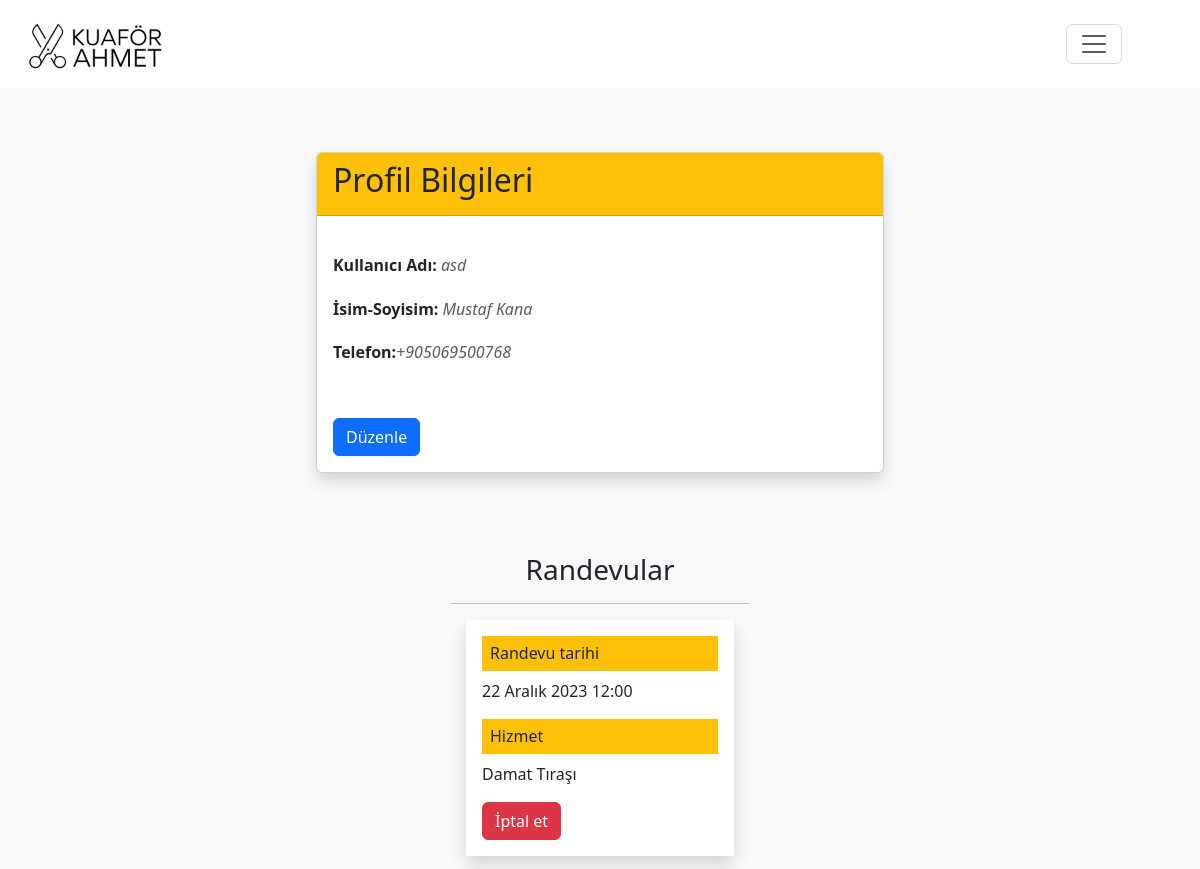
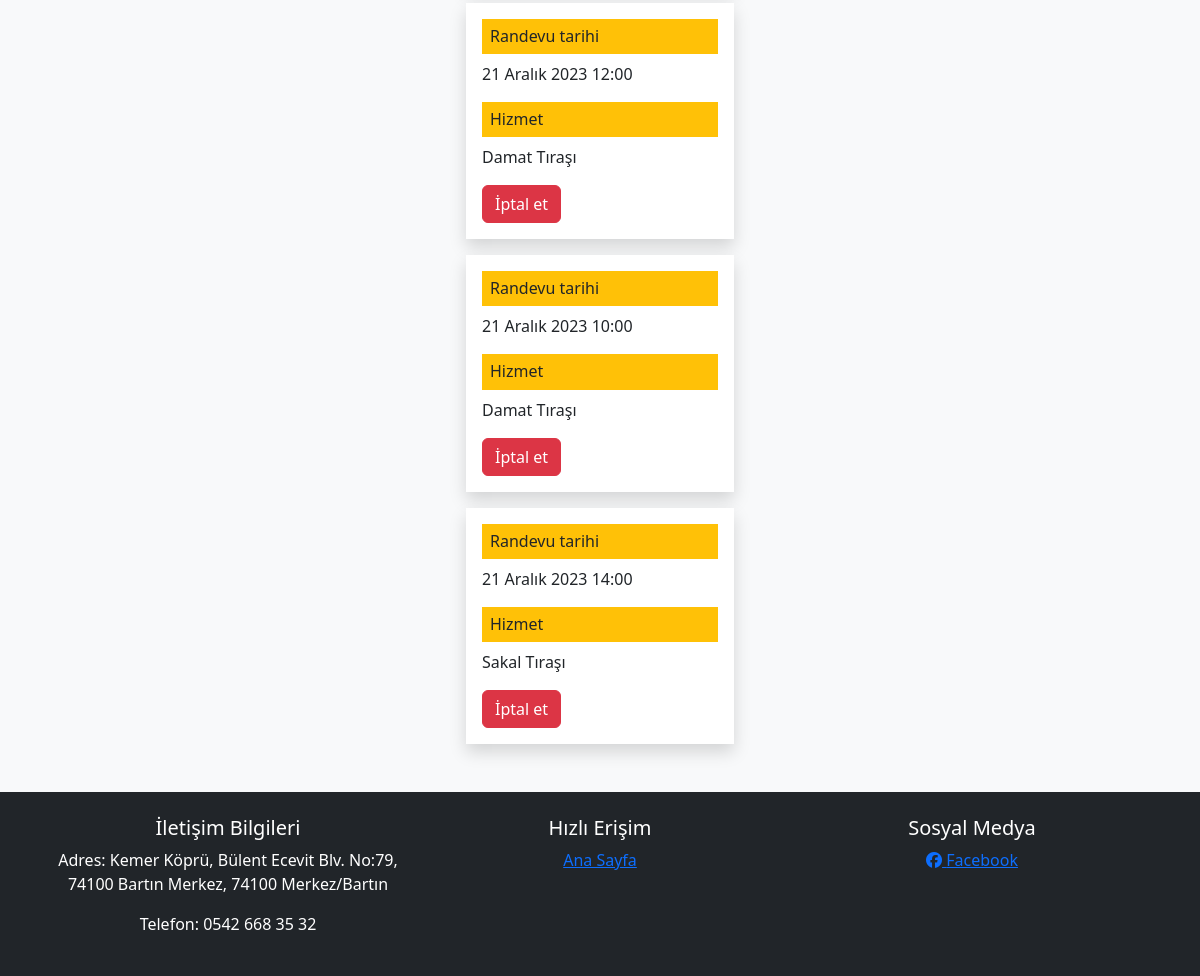
Page /profil/1 (signed in) on the earlier database version (2 pictures, top to bottom).
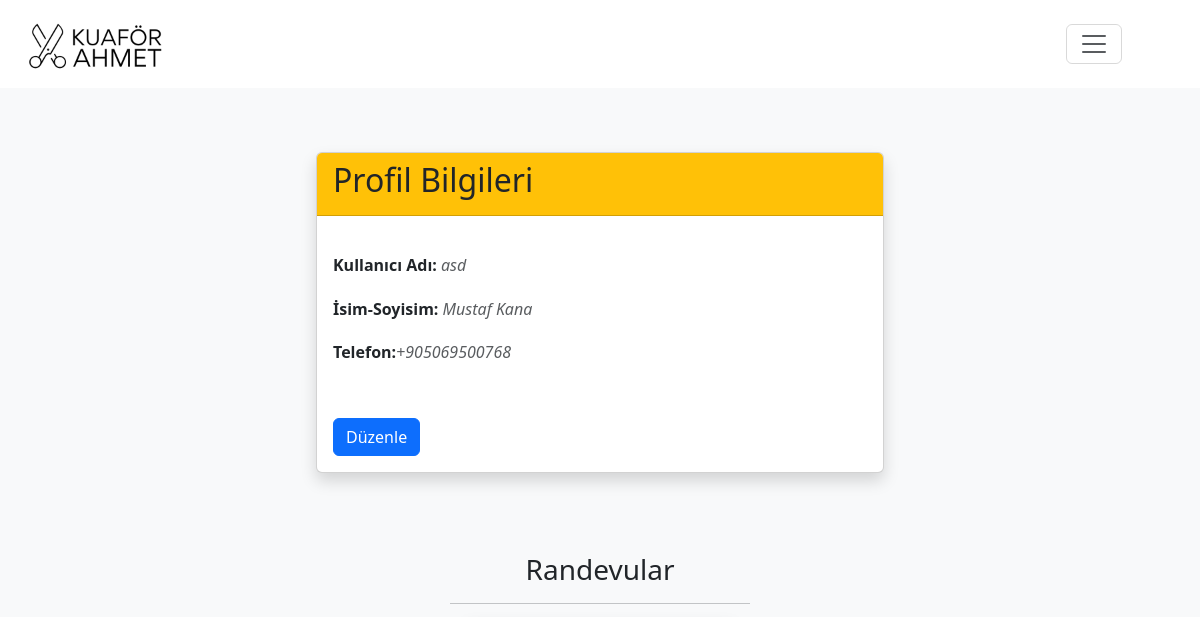
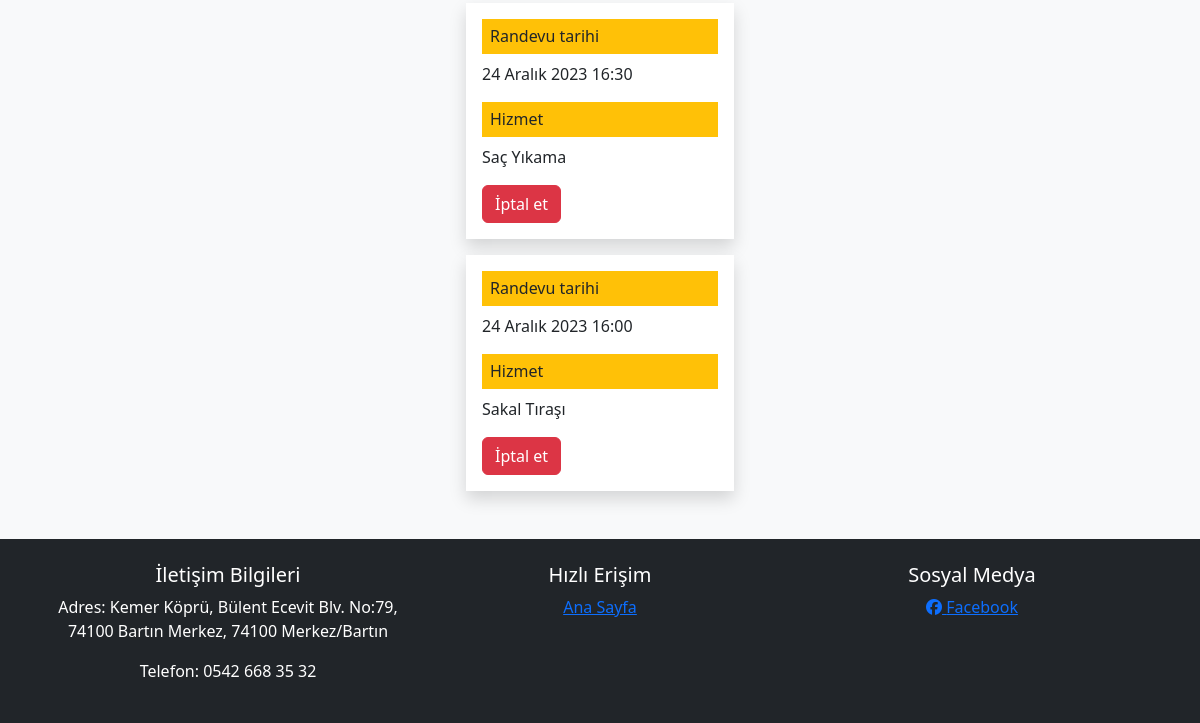
Same page on the later database version (2 pictures, top to bottom).
### berberAhmetApp/models.py (models this page shows, shortened)
class AppUser(AbstractUser):
    username = models.CharField(max_length=40, unique=True, blank=False, null=False)
    password = models.CharField(max_length=100,verbose_name="Şifre",  blank=False , null=False)
    first_name=models.CharField(("İsim"), max_length=50,  blank=False , null=False)
    last_name=models.CharField(("Soyisim"), max_length=50,  blank=False , null=False)
    avatar = models.FileField(("User Avatar"), upload_to="uploads", null=True, blank=True)
    tel = PhoneNumberField(null=True, region="TR",  blank=False)

class Randevu(models.Model):
    Müsteri = models.ForeignKey(AppUser, verbose_name=("Müşteri"), on_delete=models.CASCADE, null=True)
    Tarih = models.DateTimeField(verbose_name=("Tarih"), null=True)
    createdAt = models.DateTimeField(auto_now=True, null=True)
    hizmet = models.ForeignKey(Hizmetler, verbose_name=("Hizmet"), on_delete=models.CASCADE, null=True)
    description = models.CharField(("Açıklama"),blank=True, null=True, max_length=30,default=" ")

class Hizmetler(models.Model):
    avatar = models.FileField(("Hizmet Avatar"), upload_to="uploads", null=True, blank=True)
    hizmet = models.CharField(("Hizmet"), max_length=20)
    fiyat = models.CharField(("Fiyat"), max_length=10)
    createdAt = models.DateTimeField(auto_now=True, null=True)
    def __str__(self):
        return str(self.hizmet)

### berberAhmetApp/views.py (the view)
# urls.py: path("profil/<userId>", profil, name="profil"),
def profil(request, userId):
    if not request.user.is_authenticated:
        return redirect("404")
    user = AppUser.objects.filter(id=userId).first()
    randevular = Randevu.objects.filter(Müsteri=user)
    context = {}
    if request.method == "POST":
        form = UpdateForm(request.POST, instance=user)
        if form.is_valid():
            form.save()
            messages.add_message(request, messages.INFO, "Hesap bilgileri güncellendi. Lütfen tekrar giriş yapınız")
            return redirect("login")
    else:
        form = UpdateForm(instance=user)
    context["form"] = form
    context["user"] = user
    context["randevular"] = randevular
    return render(request, "profil.html", context)

### berberAhmetApp/templates/profil.html (shortened to what this page needs)
{% extends "base.html" %}
{% block content %}
<div class=" mt-5">
    <div class="row justify-content-center g-0">
        <div class="col-md-6">
            <div class="card m-3 shadow">
                <div class="card-header bg-warning">
                   <h2> Profil Bilgileri</h2>
                </div>
                <div class="card-body fs-4">
                    <h6 class="card-title mt-4"> <span class="fs-6 fw-bolder">Kullanıcı Adı:</span> <i class="text-muted fs-7">{{user.username}}</i> </h6>
                    <h6 class="card-text mt-4"> <span class="fs-6 fw-bolder">İsim-Soyisim:</span> <i class="text-muted fs-7">{{user.first_name}} {{user.last_name}}</i>  </h6>
                    <h6 class="card-text mt-4"> <span class="fs-6 fw-bolder"> Telefon:</span><i class="text-muted fs-7">{{user.tel}}</i> </h6>
                   <button type="button" class="btn btn-primary mt-5" data-bs-toggle="modal" data-bs-target="#exampleModal">
                        Düzenle
                      </button>
                </div>
            </div>
        </div>
    </div>
</div>
<div class=" mt-5">
    <div class="row justify-content-center g-0 mb-3">
        <div class="col-md-3 mb-3">
            <h3 class="text-center mt-3">Randevular</h3>
            <hr>
            {% for randevu in randevular %}
            <div class="randevuObject text-start bg-white p-3 shadow m-3">
            <h6 class="bg-warning p-2">Randevu tarihi</h6>
            <p> {{randevu.Tarih}} </p>
            <h6 class="bg-warning p-2">Hizmet</h6>
            <p> {{randevu.hizmet}} </p>
            <a href="{% url 'iptalRandevu' randevu.id %}" class="btn btn-danger">İptal et</a>
            </div>
            {% empty %}
            <div class="bg-info mb-5 p-3 rounded-3 m-4">
                Şuanda randevunuz yok
              </div>
            {% endfor %}
        </div>
    </div>
</div>
{% endblock content %}

### berberAhmetApp/templates/base.html (shortened to what this page needs)
{% load static %}
<!DOCTYPE html>
<html lang="en">
<head>
        <link rel="stylesheet" href={% static "my.css" %}>
    <link href="https://cdn.jsdelivr.net/npm/bootstrap@5.3.2/dist/css/bootstrap.min.css" rel="stylesheet">
</head>
<body class="bg-light">
    {% include "components/_nav.html" %}
    {% block content %}
    {% endblock content %}
    {% include "components/_footer.html" %}
</body>
</html>

### berberAhmetApp/templates/components/_nav.html (shortened to what this page needs)
{% load static %}
<nav class="navbar t" style="background-color: white;">
    <div class="container-fluid row justify-between w-100">
        <div class="col-7 col-sm-6 col-md-5 col-lg-2">
        <a class="navbar-brand " href="{% url 'home' %}"><img src="{% static 'Adsız.png' %}" class="w-100" alt=""></a>
      </div>
        <div class="col-1  col-sm-1  col-md-1 col-lg-1 mx-4 ">
        <button class="navbar-toggler " type="button" data-bs-toggle="collapse" data-bs-target="#navbarText" aria-controls="navbarText" aria-expanded="false" aria-label="Toggle navigation">
          <span class="navbar-toggler-icon "></span>
        </button>
      </div>
      </div>
  </nav>

### berberAhmetApp/templates/components/_footer.html
<footer class="bg-dark text-white text-center py-4 px-0">
    <div class="container ">
        <div class="row g-0">
            <div class="col-md-4">
                <h5>İletişim Bilgileri</h5>
                <p>Adres: Kemer Köprü, Bülent Ecevit Blv. No:79, 74100 Bartın Merkez, 74100 Merkez/Bartın</p>
                <p>Telefon: 0542 668 35 32</p>
            </div>
            <div class="col-md-4">
                <h5>Hızlı Erişim</h5>
                <ul class="list-unstyled">
                    <li><a href="{% url 'home' %}">Ana Sayfa</a></li>
                </ul>
            </div>
            <div class="col-md-4">
                <h5>Sosyal Medya</h5>
                <ul class="list-unstyled">
                    <li><a href="https://www.facebook.com/ahmet.aytan.56?mibextid=ZbWKwL"><i class="fab fa-facebook"></i> Facebook</a></li>
                </ul>
            </div>
        </div>
    </div>
</footer>

Differences in the rows shown:
removed Randevu: Tarih "22 Aralık 2023 12:00", hizmet "Damat Tıraşı"
removed Randevu: Tarih "21 Aralık 2023 12:00", hizmet "Damat Tıraşı"
removed Randevu: Tarih "21 Aralık 2023 10:00", hizmet "Damat Tıraşı"
removed Randevu: Tarih "21 Aralık 2023 14:00", hizmet "Sakal Tıraşı"
added Randevu: Tarih "24 Aralık 2023 16:30", hizmet "Saç Yıkama"
added Randevu: Tarih "24 Aralık 2023 16:00", hizmet "Sakal Tıraşı"
